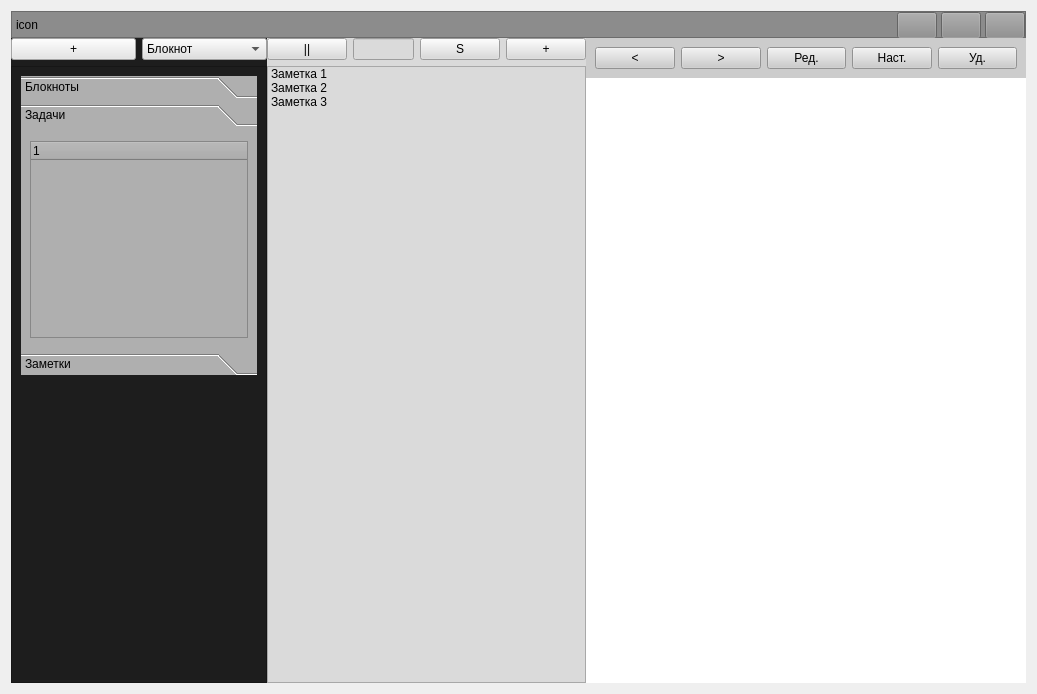
<?xml version="1.0" encoding="UTF-8"?>
<ui version="4.0">
 <class>Widget</class>
 <widget class="QWidget" name="Widget">
  <property name="geometry">
   <rect>
    <x>0</x>
    <y>0</y>
    <width>1037</width>
    <height>694</height>
   </rect>
  </property>
  <property name="windowTitle">
   <string>Widget</string>
  </property>
  <layout class="QVBoxLayout" name="verticalLayout">
   <item>
    <widget class="QWidget" name="mainWidget" native="true">
     <property name="styleSheet">
      <string notr="true">background-color: rgb(86, 86, 86);</string>
     </property>
     <layout class="QVBoxLayout" name="verticalLayout_3">
      <property name="spacing">
       <number>0</number>
      </property>
      <property name="leftMargin">
       <number>0</number>
      </property>
      <property name="topMargin">
       <number>0</number>
      </property>
      <property name="rightMargin">
       <number>0</number>
      </property>
      <property name="bottomMargin">
       <number>0</number>
      </property>
      <item>
       <widget class="QFrame" name="frame">
        <property name="sizePolicy">
         <sizepolicy hsizetype="Preferred" vsizetype="Fixed">
          <horstretch>0</horstretch>
          <verstretch>0</verstretch>
         </sizepolicy>
        </property>
        <property name="maximumSize">
         <size>
          <width>16777215</width>
          <height>27</height>
         </size>
        </property>
        <property name="styleSheet">
         <string notr="true">background-color: rgb(140, 140, 140);
min-height:25px;</string>
        </property>
        <property name="frameShape">
         <enum>QFrame::StyledPanel</enum>
        </property>
        <property name="frameShadow">
         <enum>QFrame::Raised</enum>
        </property>
        <layout class="QHBoxLayout" name="horizontalLayout">
         <property name="spacing">
          <number>4</number>
         </property>
         <property name="leftMargin">
          <number>4</number>
         </property>
         <property name="topMargin">
          <number>0</number>
         </property>
         <property name="rightMargin">
          <number>0</number>
         </property>
         <property name="bottomMargin">
          <number>2</number>
         </property>
         <item>
          <widget class="QLabel" name="iconLabel">
           <property name="text">
            <string>icon</string>
           </property>
          </widget>
         </item>
         <item>
          <widget class="QWidget" name="menuWidget" native="true">
           <property name="font">
            <font>
             <pointsize>9</pointsize>
            </font>
           </property>
           <property name="styleSheet">
            <string notr="true"/>
           </property>
          </widget>
         </item>
         <item>
          <spacer name="horizontalSpacer">
           <property name="orientation">
            <enum>Qt::Horizontal</enum>
           </property>
           <property name="sizeHint" stdset="0">
            <size>
             <width>732</width>
             <height>22</height>
            </size>
           </property>
          </spacer>
         </item>
         <item>
          <widget class="QPushButton" name="minWindowButton">
           <property name="text">
            <string/>
           </property>
          </widget>
         </item>
         <item>
          <widget class="QPushButton" name="maxWindowButton">
           <property name="text">
            <string/>
           </property>
          </widget>
         </item>
         <item>
          <widget class="QPushButton" name="closeWindowButton">
           <property name="text">
            <string/>
           </property>
          </widget>
         </item>
        </layout>
       </widget>
      </item>
      <item>
       <widget class="QSplitter" name="splitter">
        <property name="orientation">
         <enum>Qt::Horizontal</enum>
        </property>
        <property name="handleWidth">
         <number>0</number>
        </property>
        <property name="childrenCollapsible">
         <bool>false</bool>
        </property>
        <widget class="QWidget" name="widget" native="true">
         <property name="minimumSize">
          <size>
           <width>150</width>
           <height>0</height>
          </size>
         </property>
         <property name="styleSheet">
          <string notr="true">background-color: rgb(29, 29, 29);</string>
         </property>
         <layout class="QVBoxLayout" name="verticalLayout_5">
          <item>
           <layout class="QHBoxLayout" name="horizontalLayout_4">
            <item>
             <widget class="QPushButton" name="pushButton">
              <property name="styleSheet">
               <string notr="true">background-color: rgb(229, 229, 229);</string>
              </property>
              <property name="text">
               <string>+</string>
              </property>
             </widget>
            </item>
            <item>
             <widget class="QComboBox" name="comboBox">
              <property name="styleSheet">
               <string notr="true">background-color: rgb(223, 223, 223);</string>
              </property>
              <item>
               <property name="text">
                <string>Блокнот</string>
               </property>
              </item>
              <item>
               <property name="text">
                <string>Задача</string>
               </property>
              </item>
             </widget>
            </item>
           </layout>
          </item>
          <item>
           <widget class="QScrollArea" name="scrollArea">
            <property name="widgetResizable">
             <bool>true</bool>
            </property>
            <widget class="QWidget" name="scrollAreaWidgetContents">
             <property name="geometry">
              <rect>
               <x>0</x>
               <y>0</y>
               <width>239</width>
               <height>597</height>
              </rect>
             </property>
             <layout class="QVBoxLayout" name="verticalLayout_6">
              <item>
               <widget class="QToolBox" name="toolBox">
                <property name="styleSheet">
                 <string notr="true">background-color: rgb(175, 175, 175);</string>
                </property>
                <property name="currentIndex">
                 <number>1</number>
                </property>
                <widget class="QWidget" name="page">
                 <property name="geometry">
                  <rect>
                   <x>0</x>
                   <y>0</y>
                   <width>214</width>
                   <height>210</height>
                  </rect>
                 </property>
                 <attribute name="label">
                  <string>Блокноты</string>
                 </attribute>
                 <layout class="QVBoxLayout" name="verticalLayout_7">
                  <item>
                   <widget class="QTreeWidget" name="treeWidget">
                    <column>
                     <property name="text">
                      <string notr="true">1</string>
                     </property>
                    </column>
                   </widget>
                  </item>
                 </layout>
                </widget>
                <widget class="QWidget" name="page_2">
                 <property name="geometry">
                  <rect>
                   <x>0</x>
                   <y>0</y>
                   <width>221</width>
                   <height>210</height>
                  </rect>
                 </property>
                 <attribute name="label">
                  <string>Задачи</string>
                 </attribute>
                 <layout class="QVBoxLayout" name="verticalLayout_8">
                  <item>
                   <widget class="QTreeWidget" name="treeWidget_2">
                    <column>
                     <property name="text">
                      <string notr="true">1</string>
                     </property>
                    </column>
                   </widget>
                  </item>
                 </layout>
                </widget>
                <widget class="QWidget" name="page_3">
                 <property name="geometry">
                  <rect>
                   <x>0</x>
                   <y>0</y>
                   <width>214</width>
                   <height>210</height>
                  </rect>
                 </property>
                 <attribute name="label">
                  <string>Заметки</string>
                 </attribute>
                 <layout class="QVBoxLayout" name="verticalLayout_9">
                  <item>
                   <widget class="QTreeWidget" name="treeWidget_3">
                    <column>
                     <property name="text">
                      <string notr="true">1</string>
                     </property>
                    </column>
                   </widget>
                  </item>
                 </layout>
                </widget>
               </widget>
              </item>
              <item>
               <spacer name="verticalSpacer">
                <property name="orientation">
                 <enum>Qt::Vertical</enum>
                </property>
                <property name="sizeHint" stdset="0">
                 <size>
                  <width>20</width>
                  <height>270</height>
                 </size>
                </property>
               </spacer>
              </item>
             </layout>
            </widget>
           </widget>
          </item>
         </layout>
        </widget>
        <widget class="QWidget" name="widget_2" native="true">
         <property name="minimumSize">
          <size>
           <width>150</width>
           <height>0</height>
          </size>
         </property>
         <property name="styleSheet">
          <string notr="true">background-color: rgb(218, 218, 218);</string>
         </property>
         <layout class="QVBoxLayout" name="verticalLayout_4">
          <item>
           <layout class="QHBoxLayout" name="horizontalLayout_3">
            <item>
             <widget class="QPushButton" name="pushButton_2">
              <property name="text">
               <string>||</string>
              </property>
             </widget>
            </item>
            <item>
             <widget class="QLineEdit" name="lineEdit"/>
            </item>
            <item>
             <widget class="QPushButton" name="pushButton_4">
              <property name="text">
               <string>S</string>
              </property>
             </widget>
            </item>
            <item>
             <widget class="QPushButton" name="pushButton_3">
              <property name="text">
               <string>+</string>
              </property>
             </widget>
            </item>
           </layout>
          </item>
          <item>
           <widget class="QListWidget" name="listWidget">
            <item>
             <property name="text">
              <string>Заметка 1</string>
             </property>
            </item>
            <item>
             <property name="text">
              <string>Заметка 2</string>
             </property>
            </item>
            <item>
             <property name="text">
              <string>Заметка 3</string>
             </property>
            </item>
           </widget>
          </item>
         </layout>
        </widget>
        <widget class="QWidget" name="layoutWidget">
         <layout class="QVBoxLayout" name="verticalLayout_2">
          <property name="spacing">
           <number>0</number>
          </property>
          <item>
           <widget class="QWidget" name="widget_3" native="true">
            <property name="sizePolicy">
             <sizepolicy hsizetype="Preferred" vsizetype="Fixed">
              <horstretch>0</horstretch>
              <verstretch>0</verstretch>
             </sizepolicy>
            </property>
            <property name="minimumSize">
             <size>
              <width>150</width>
              <height>40</height>
             </size>
            </property>
            <property name="styleSheet">
             <string notr="true">background-color: rgb(204, 204, 204);</string>
            </property>
            <layout class="QHBoxLayout" name="horizontalLayout_2">
             <item>
              <widget class="QPushButton" name="pushButton_5">
               <property name="text">
                <string>&lt;</string>
               </property>
              </widget>
             </item>
             <item>
              <widget class="QPushButton" name="pushButton_6">
               <property name="text">
                <string>&gt;</string>
               </property>
              </widget>
             </item>
             <item>
              <widget class="QPushButton" name="pushButton_9">
               <property name="text">
                <string>Ред.</string>
               </property>
              </widget>
             </item>
             <item>
              <widget class="QPushButton" name="pushButton_7">
               <property name="text">
                <string>Наст.</string>
               </property>
              </widget>
             </item>
             <item>
              <widget class="QPushButton" name="pushButton_8">
               <property name="text">
                <string>Уд.</string>
               </property>
              </widget>
             </item>
             <item>
              <spacer name="horizontalSpacer_2">
               <property name="orientation">
                <enum>Qt::Horizontal</enum>
               </property>
               <property name="sizeHint" stdset="0">
                <size>
                 <width>63</width>
                 <height>20</height>
                </size>
               </property>
              </spacer>
             </item>
            </layout>
           </widget>
          </item>
          <item>
           <widget class="QWidget" name="editorWidget" native="true">
            <property name="minimumSize">
             <size>
              <width>150</width>
              <height>0</height>
             </size>
            </property>
            <property name="styleSheet">
             <string notr="true">background-color: rgb(255, 255, 255);</string>
            </property>
           </widget>
          </item>
         </layout>
        </widget>
       </widget>
      </item>
     </layout>
    </widget>
   </item>
  </layout>
 </widget>
 <resources/>
 <connections/>
</ui>
